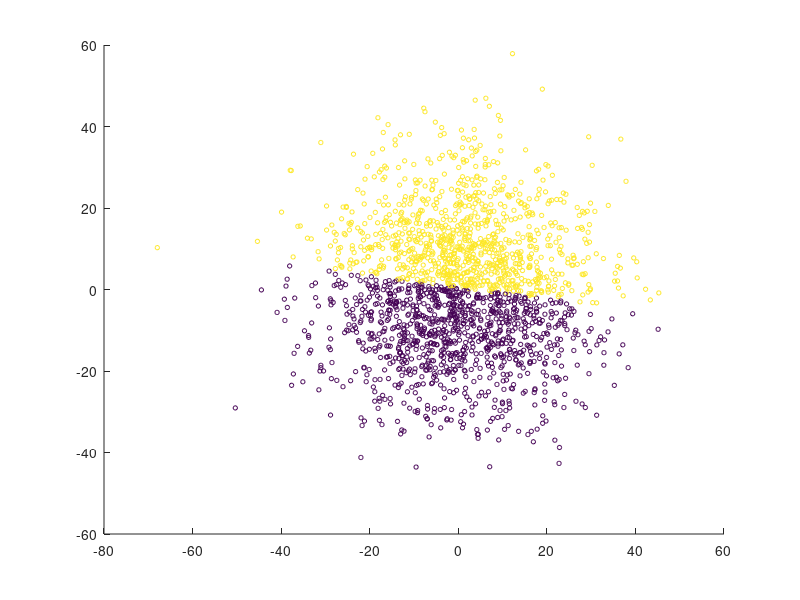

Here is the MATLAB script that generated this plot:
train_array = [1, 2;2, 3;2, 2; 2, 2.5; -1,-2;-1, -3; -2, -1; 3,3];
train_response = ['r';'r';'r';'r';'b';'b';'b'; 'b'];
mdl = fitcsvm(train_array,train_response,'KernelFunction','linear','Standardize',false);

for rand = [1:2000]
    x(rand) = normrnd(0,15);
end
for rand = [1:2000]
    y(rand) = normrnd(0,15);
end
test = [x' y'];

pred = predict(mdl,test);
for a = [1: size(pred,1)]
    pred(a)
    if pred(a) == 'r'
        colors(a) = 1;
    else
        colors(a) = 0;
    end
end
colors
scatter(x,y, 10,colors );
